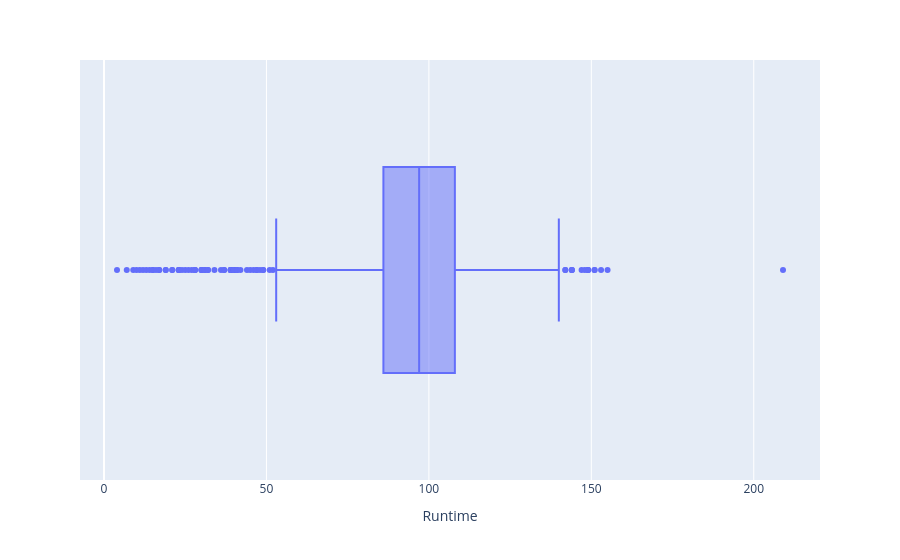

The code cell stored with this chart in its notebook:
### Code cell
fig = px.box(df, x = 'Runtime',hover_data= df[['Title','Language']])
fig.show()

### Figure 1 — Plotly figure (JSON) as saved in the notebook; plotly's stock layout.template omitted (floating-point values rounded to 4 significant figures; data arrays with more than 128 entries replaced by an {"elided": "..."} marker saying what was removed)
{"data": [{"alignmentgroup": "True", "customdata": {"elided": "584x2 str values"}, "hovertemplate": "Runtime=%{x}<br>Title=%{customdata[0]}<br>Language=%{customdata[1]}<extra></extra>", "legendgroup": "", "marker": {"color": "#636efa"}, "name": "", "notched": false, "offsetgroup": "", "orientation": "h", "showlegend": false, "type": "box", "x": {"elided": "584 int values"}, "x0": " ", "xaxis": "x", "y0": " ", "yaxis": "y"}], "layout": {"boxmode": "group", "legend": {"tracegroupgap": 0}, "margin": {"t": 60}, "xaxis": {"anchor": "y", "domain": [0, 1], "title": {"text": "Runtime"}}, "yaxis": {"anchor": "x", "domain": [0, 1]}}}
